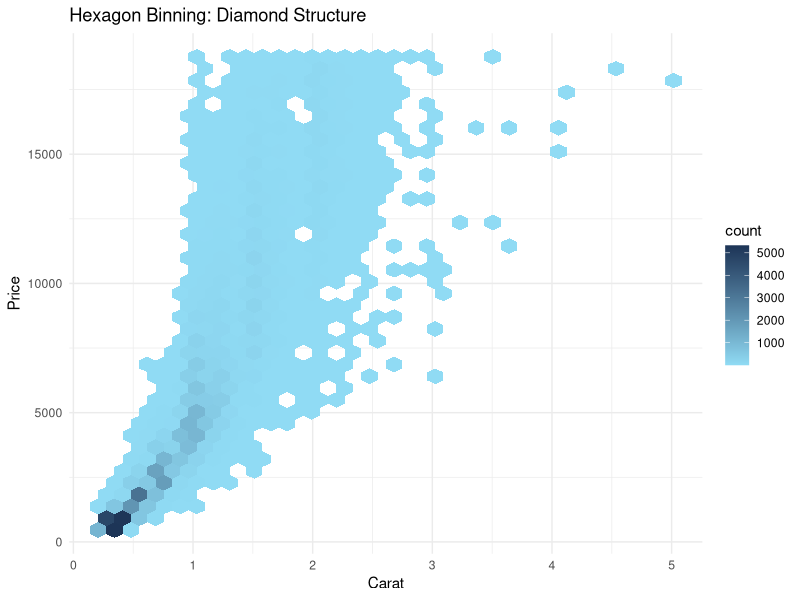
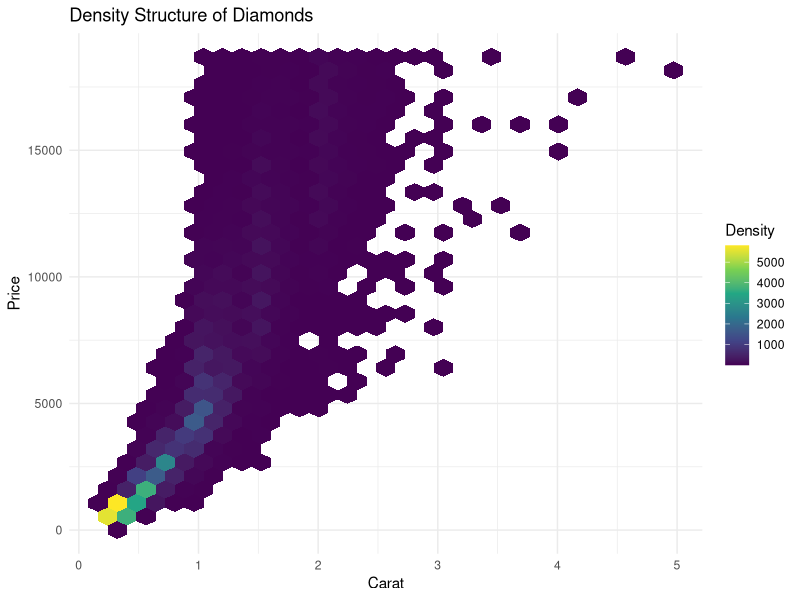
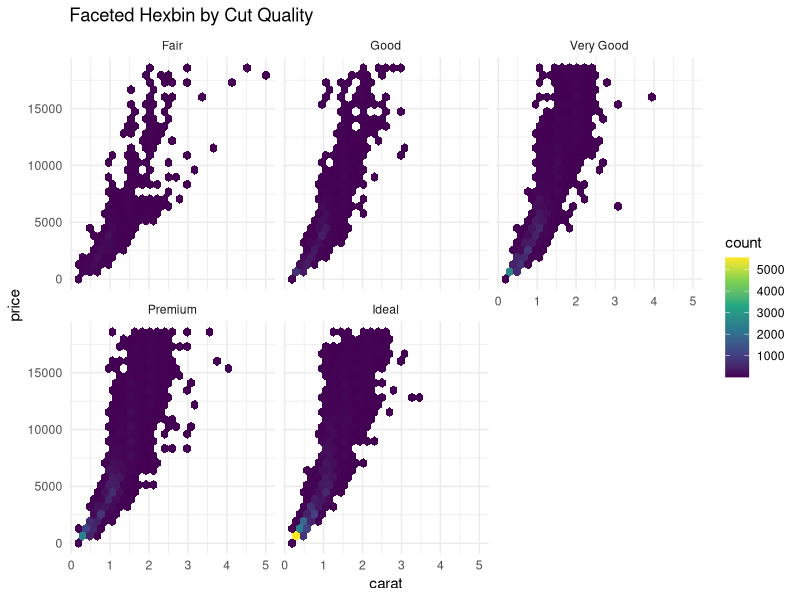
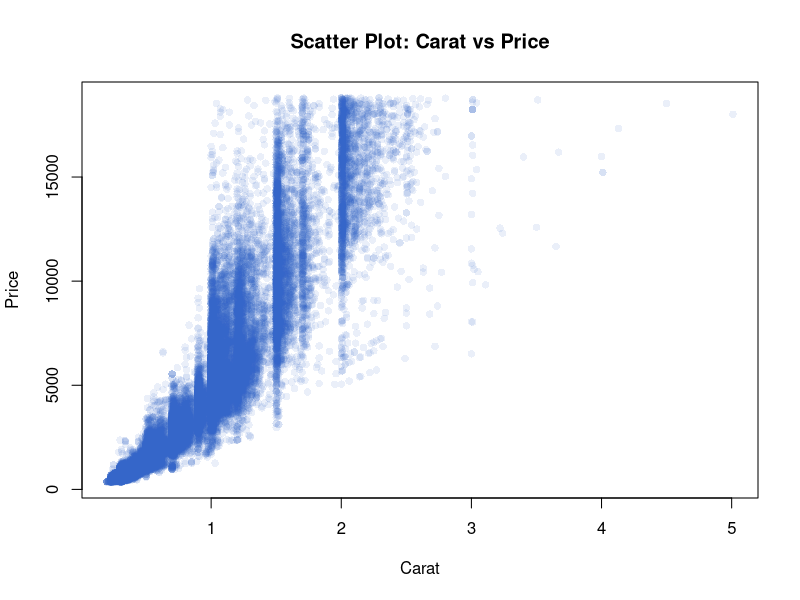
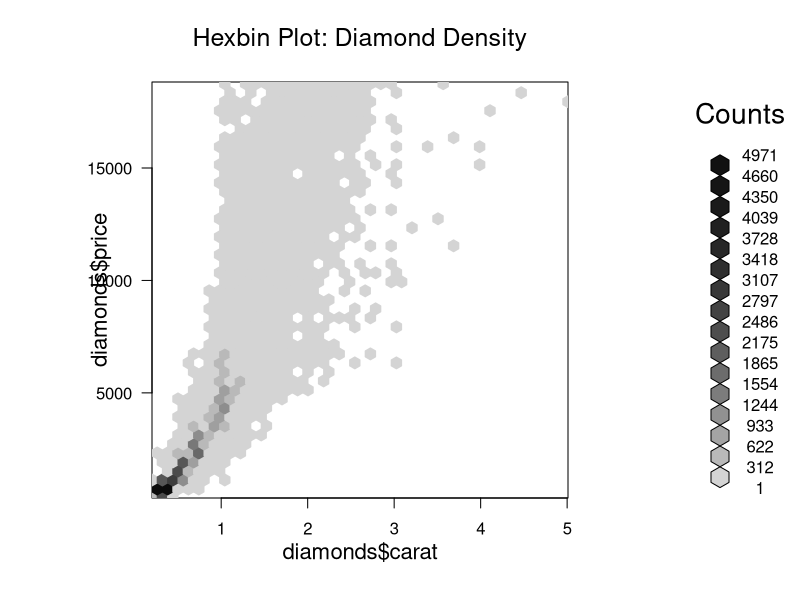
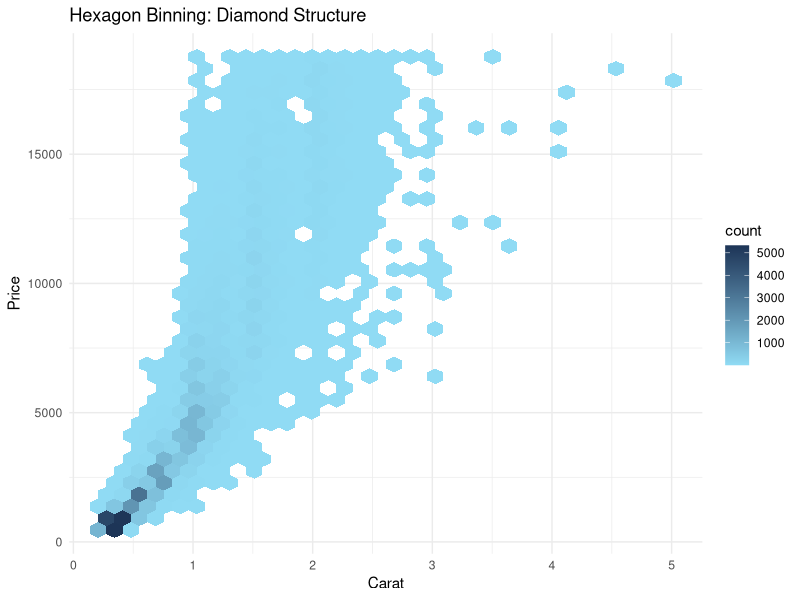
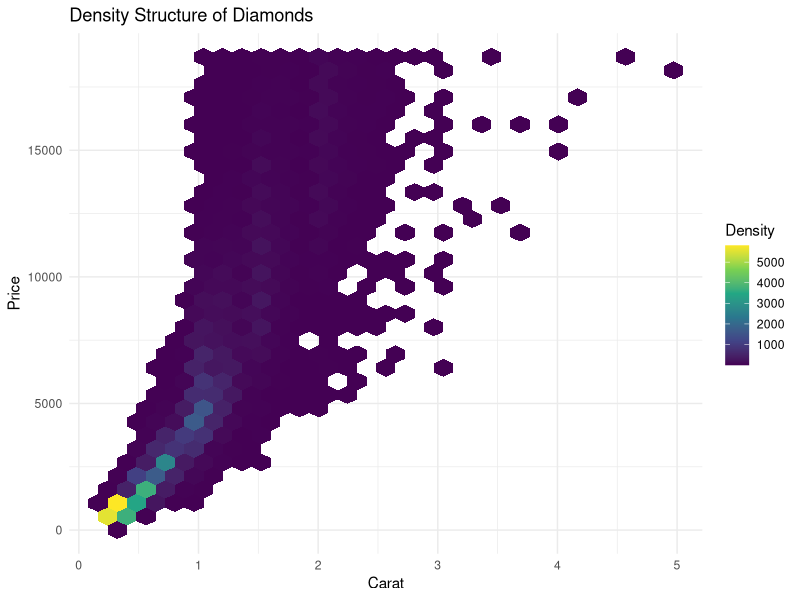
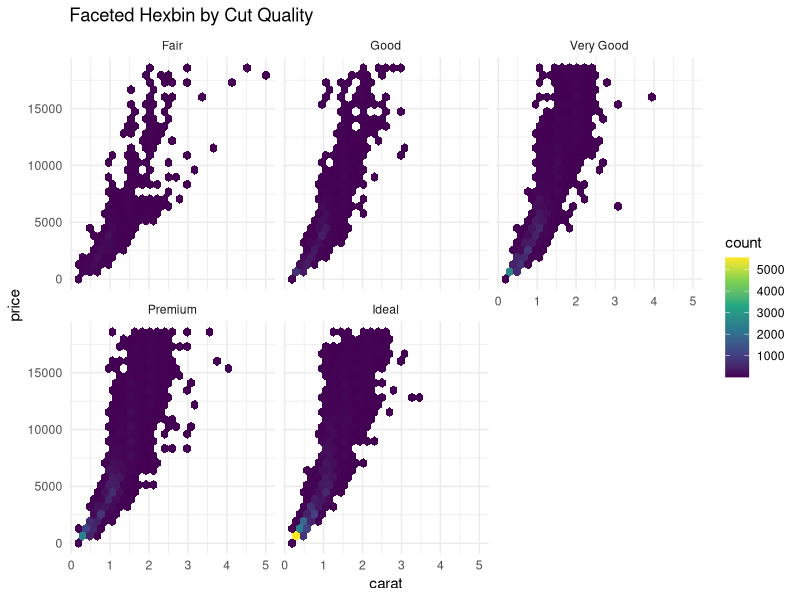

Generate these figures, in order, with R:
# DV Lab – Week 06 A
# Name: V. Prabhas Mallik
# Roll No: 23A91A61I9

library(ggplot2)
library(hexbin)

# Load and Understand Dataset
data("diamonds")
str(diamonds)
dim(diamonds)
?diamonds

# ---------- Base Scatter ----------

png("plots/week6A_plot-1.png")
plot(diamonds$carat, diamonds$price,
     col = rgb(0.2, 0.4, 0.8, 0.1),
     pch = 16,
     main = "Scatter Plot: Carat vs Price",
     xlab = "Carat",
     ylab = "Price")
dev.off()

# ---------- Hexbin using base R ----------

hb <- hexbin(diamonds$carat, diamonds$price, xbins = 40)

png("plots/week6A_plot-2.png")
plot(hb, main = "Hexbin Plot: Diamond Density")
dev.off()

# ---------- ggplot Hexbin ----------

p1 <- ggplot(diamonds, aes(x = carat, y = price)) +
  geom_hex(bins = 35) +
  scale_fill_gradient(low = "#90DBF4", high = "#1D3557") +
  labs(title = "Hexagon Binning: Diamond Structure",
       x = "Carat",
       y = "Price") +
  theme_minimal()

p1
ggsave("plots/week6A_plot-3.png", plot = p1)

# ---------- Viridis Professional Palette ----------

p2 <- ggplot(diamonds, aes(carat, price)) +
  geom_hex(bins = 30) +
  scale_fill_viridis_c(name = "Density") +
  labs(title = "Density Structure of Diamonds",
       x = "Carat",
       y = "Price") +
  theme_minimal()

p2
ggsave("plots/week6A_plot-4.png", plot = p2)

# ---------- Faceted Hexbin ----------

p3 <- ggplot(diamonds, aes(carat, price)) +
  geom_hex(bins = 25) +
  scale_fill_viridis_c() +
  facet_wrap(~cut) +
  labs(title = "Faceted Hexbin by Cut Quality") +
  theme_minimal()

p3
ggsave("plots/week6A_plot-5.png", plot = p3)